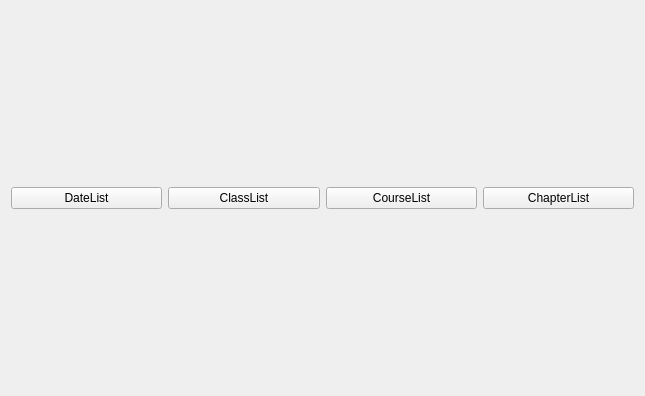
<?xml version="1.0" encoding="UTF-8"?>
<ui version="4.0">
 <class>Widget</class>
 <widget class="QWidget" name="Widget">
  <property name="geometry">
   <rect>
    <x>0</x>
    <y>0</y>
    <width>645</width>
    <height>396</height>
   </rect>
  </property>
  <property name="windowTitle">
   <string>Widget</string>
  </property>
  <layout class="QHBoxLayout" name="horizontalLayout_2">
   <item>
    <layout class="QHBoxLayout" name="horizontalLayout">
     <item>
      <widget class="QPushButton" name="dateBtn">
       <property name="text">
        <string>DateList</string>
       </property>
      </widget>
     </item>
     <item>
      <widget class="QPushButton" name="classBtn">
       <property name="text">
        <string>ClassList</string>
       </property>
      </widget>
     </item>
     <item>
      <widget class="QPushButton" name="courseBtn">
       <property name="text">
        <string>CourseList</string>
       </property>
      </widget>
     </item>
     <item>
      <widget class="QPushButton" name="chapterBtn">
       <property name="text">
        <string>ChapterList</string>
       </property>
      </widget>
     </item>
    </layout>
   </item>
  </layout>
 </widget>
 <layoutdefault spacing="6" margin="11"/>
 <resources/>
 <connections/>
</ui>
